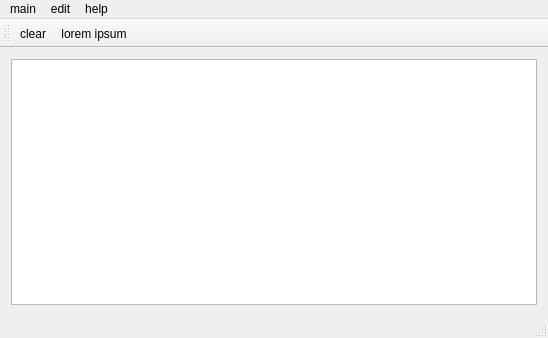
<?xml version="1.0" encoding="UTF-8"?>
<ui version="4.0">
 <class>MainWindow</class>
 <widget class="QMainWindow" name="MainWindow">
  <property name="geometry">
   <rect>
    <x>0</x>
    <y>0</y>
    <width>548</width>
    <height>338</height>
   </rect>
  </property>
  <property name="windowTitle">
   <string>MainWindow</string>
  </property>
  <widget class="QWidget" name="centralWidget">
   <layout class="QVBoxLayout" name="verticalLayout">
    <item>
     <widget class="QTextEdit" name="textEdit"/>
    </item>
   </layout>
  </widget>
  <widget class="QStatusBar" name="statusBar"/>
  <widget class="QMenuBar" name="menuBar">
   <property name="geometry">
    <rect>
     <x>0</x>
     <y>0</y>
     <width>548</width>
     <height>22</height>
    </rect>
   </property>
   <widget class="QMenu" name="menumain">
    <property name="title">
     <string>main</string>
    </property>
    <widget class="QMenu" name="menufile">
     <property name="title">
      <string>file</string>
     </property>
     <addaction name="actionopen"/>
     <addaction name="actionsave"/>
    </widget>
    <addaction name="menufile"/>
    <addaction name="action_exit"/>
   </widget>
   <widget class="QMenu" name="menuedit">
    <property name="title">
     <string>edit</string>
    </property>
    <addaction name="actionclear"/>
    <addaction name="actionlorem_ipsum"/>
    <addaction name="actionread_only"/>
   </widget>
   <widget class="QMenu" name="menuhelp">
    <property name="title">
     <string>help</string>
    </property>
   </widget>
   <addaction name="menumain"/>
   <addaction name="menuedit"/>
   <addaction name="menuhelp"/>
  </widget>
  <widget class="QToolBar" name="toolBar">
   <property name="windowTitle">
    <string>toolBar</string>
   </property>
   <attribute name="toolBarArea">
    <enum>TopToolBarArea</enum>
   </attribute>
   <attribute name="toolBarBreak">
    <bool>false</bool>
   </attribute>
   <addaction name="actionclear"/>
   <addaction name="actionlorem_ipsum"/>
  </widget>
  <action name="actionopen">
   <property name="text">
    <string>open...</string>
   </property>
   <property name="shortcut">
    <string>Ctrl+O</string>
   </property>
  </action>
  <action name="actionsave">
   <property name="text">
    <string>save...</string>
   </property>
  </action>
  <action name="actionclear">
   <property name="icon">
    <iconset resource="icons.qrc">
     <normaloff>:/trash-bin-symbol.png</normaloff>:/trash-bin-symbol.png</iconset>
   </property>
   <property name="text">
    <string>clear</string>
   </property>
  </action>
  <action name="actionread_only">
   <property name="checkable">
    <bool>true</bool>
   </property>
   <property name="text">
    <string>read only</string>
   </property>
  </action>
  <action name="action_exit">
   <property name="text">
    <string>exit</string>
   </property>
  </action>
  <action name="actionlorem_ipsum">
   <property name="text">
    <string>lorem ipsum</string>
   </property>
  </action>
 </widget>
 <layoutdefault spacing="6" margin="11"/>
 <resources>
  <include location="icons.qrc"/>
 </resources>
 <connections/>
</ui>
